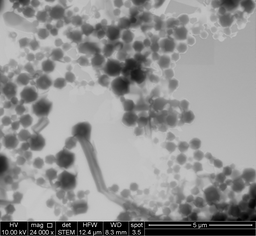
#> input picture Source/corner/img1.tif, 256 x 236 px, shrunk from 1024 x 943 before the run
$ python salt_and_peper.py --image img1.tif   (Python 2 division)
#> lines starting #> are read from the running program, lines starting #| are printed output that depends on the picture
import numpy as np
import cv2
import argparse


ap = argparse.ArgumentParser()
ap.add_argument("-i", "--image", required=True,
                help="path to the input image")
args = vars(ap.parse_args())

img = cv2.imread(args["image"],0)
#> img is the input picture: shape (236, 256); min 0, max 223, mean 145.1
filter_size = (5 , 5)
f = np.ones(filter_size)

def media(image, f, idx, idy, out):
        aux = []
        for x in range(len(f)):
                for y in range(len(f[x])):
                       aux.append(image[idx + x][idy + y])
        size = len(aux)
	aux.sort()
        pixel_position = size/2
        out[idx+1][idy+1] = aux[pixel_position]


def fullMedia(image, f):

	out = []
	for x in img:
        	out.append(x)
#> after the loop, out = 236 items
	out = np.array(out)

        x_steps = len(image) - len(f) + 1
#> x_steps = 232
        y_steps = len(image[0])  - len(f) + 1
#> y_steps = 252

        for x in range(x_steps):
                for y in range(y_steps):
                        media(image,f, x, y, out )
	return out

new_image = fullMedia(img, f)
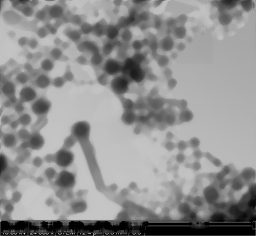
#> new_image: shape (236, 256); min 0, max 223, mean 144.1
seccond_image = fullMedia(new_image, f)
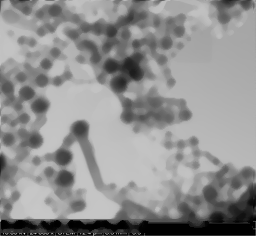
#> seccond_image: shape (236, 256); min 0, max 223, mean 143.7

cv2.imshow('image',seccond_image)
cv2.imwrite('Seccond_iteration_salt_and_peper.png',seccond_image)
